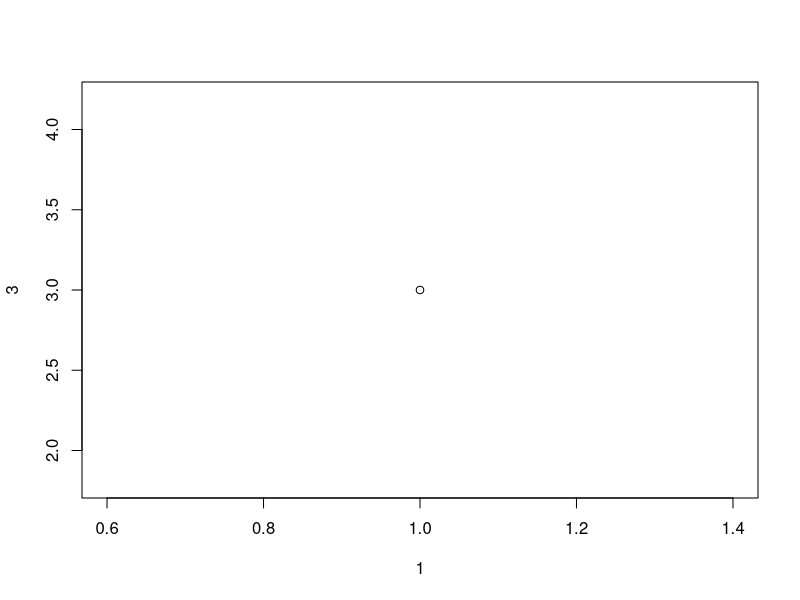
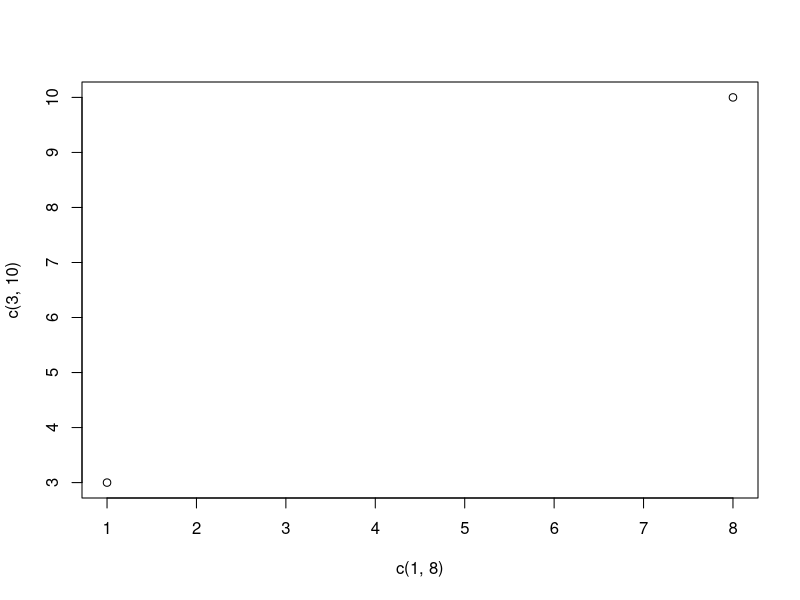
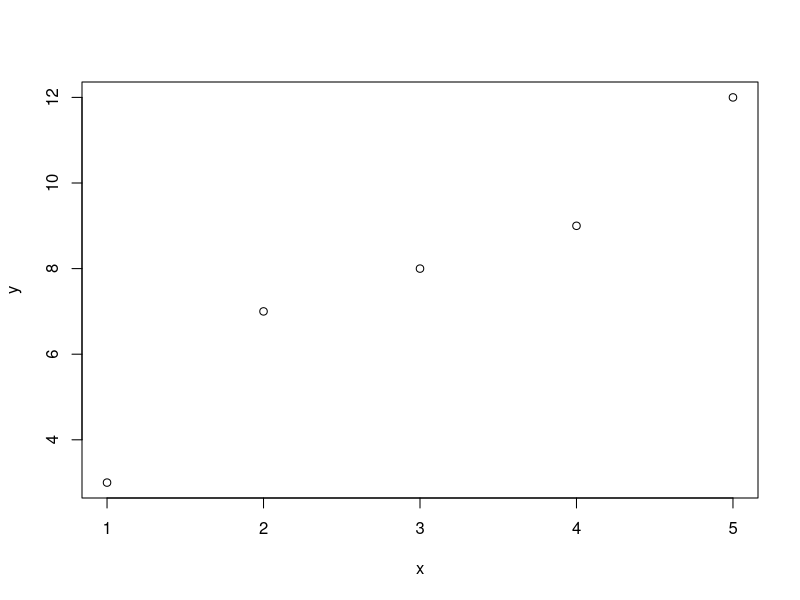
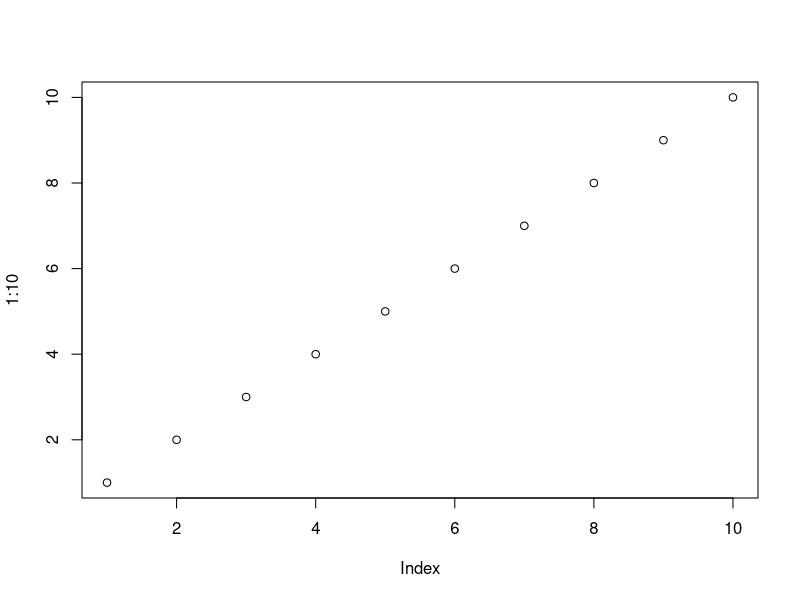
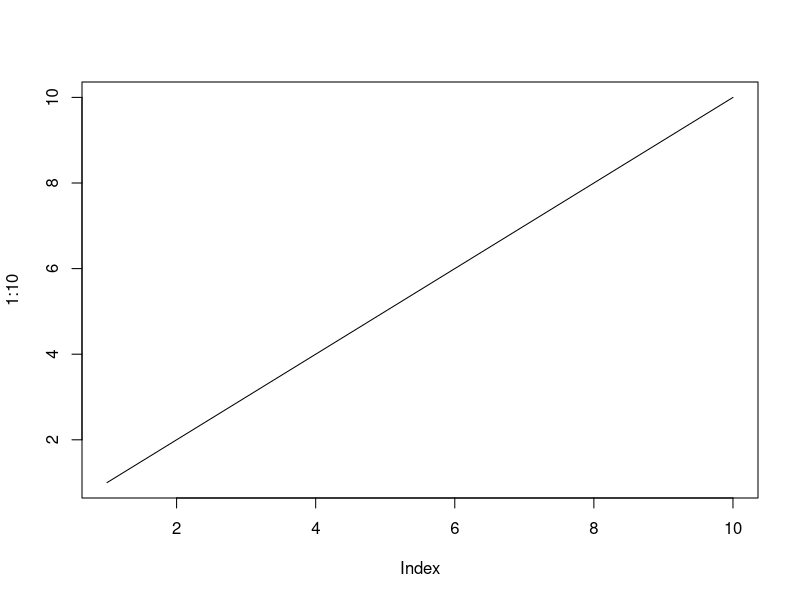
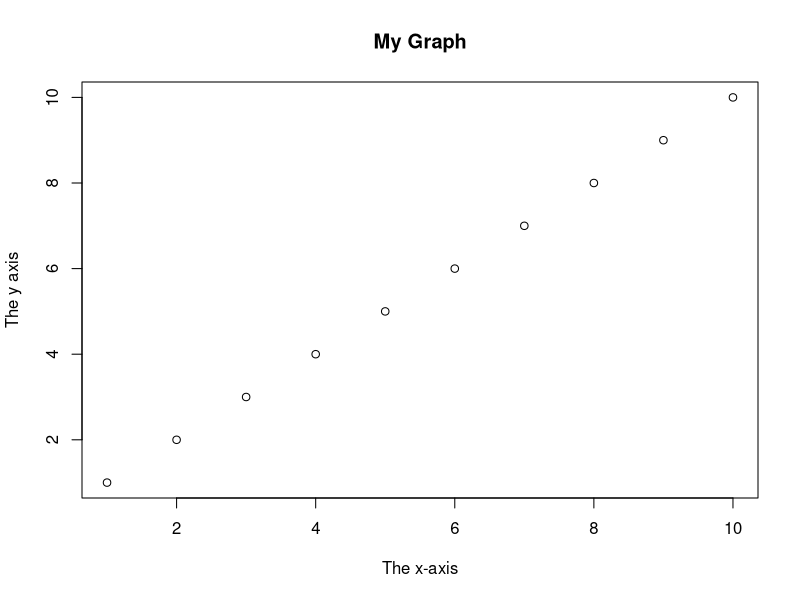
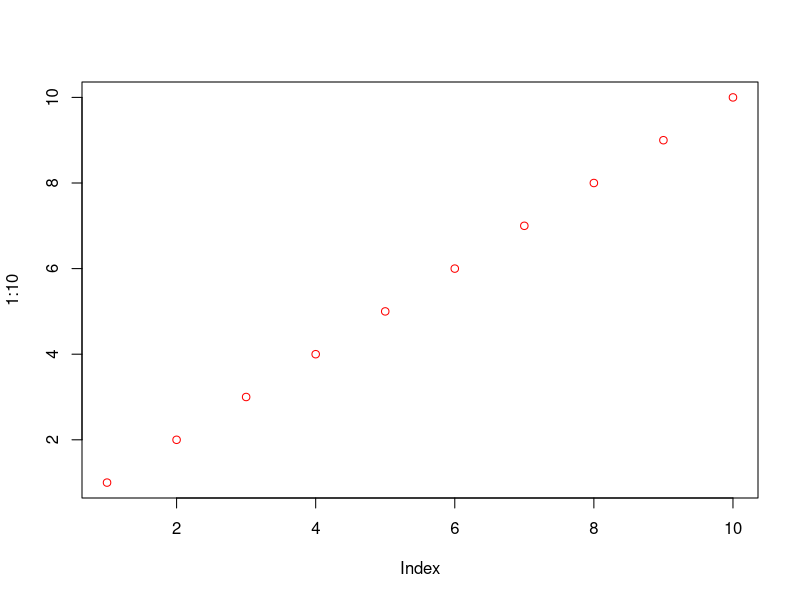
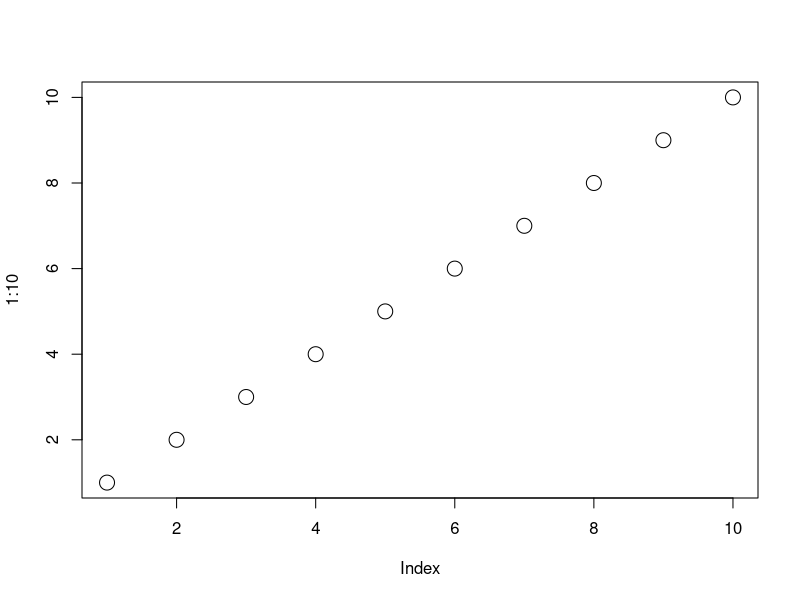

Source code (R) for these figures, in order:
# The plot() function is used to draw points (markers) in a diagram.

# The function takes parameters for specifying points in the diagram.

# Parameter 1 specifies points on the x-axis.

# Parameter 2 specifies points on the y-axis.

# At its simplest, you can use the plot() function to plot two numbers against each other:
plot(1, 3)

# To draw more points, use vectors:
plot(c(1, 8), c(3, 10))

# For better organization, when you have many values, it is better to use variables:
x <- c(1, 2, 3, 4, 5)
y <- c(3, 7, 8, 9, 12)

plot(x, y)

# If you want to draw dots in a sequence, on both the x-axis and the y-axis, use the : operator:
plot(1:10)

# The plot() function also takes a type parameter with the value l to draw a line to connect all the points in the diagram:
plot(1:10, type="l")

# The plot() function also accept other parameters, such as main, xlab and ylab if you want to customize the graph with a main title and different labels for the x and y-axis:

plot(1:10, main="My Graph", xlab="The x-axis", ylab="The y axis")

# Use col="color" to add a color to the points:
plot(1:10, col="red")

# Use cex=number to change the size of the points (1 is default, while 0.5 means 50% smaller, and 2 means 100% larger):
plot(1:10, cex=2)

# Use pch with a value from 0 to 25 to change the point shape format:
plot(1:10, pch=25, cex=2)
# The values of the pch parameter ranges from 0 to 25, which means that we can choose up to 26 different types of point shapes
